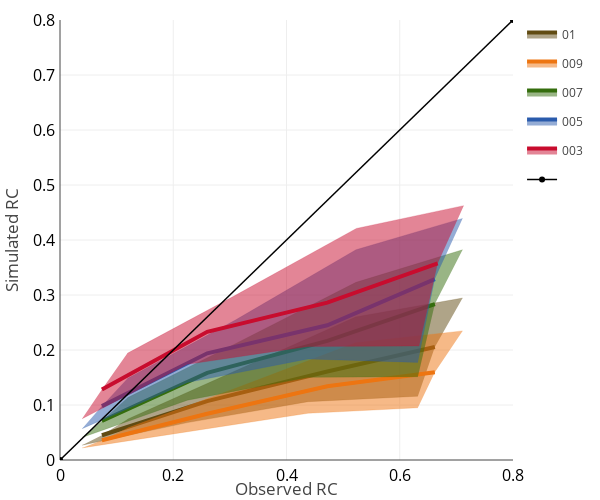

The code cell stored with this chart in its notebook:
### Code cell
div, fig = Dispersion(ObsList, SimList, np.linspace(0,0.8,5), Percent=[25,50,75],
    Color = Color, Texto = Texto, Nombres = Nombres,
    width=600, height=500, rangoX=[0,0.8], rangoY=[0,0.8], 
    xLabel = 'Observed RC', yLabel = 'Simulated RC',
    )

### Figure 1 — Plotly figure (JSON) as saved in the notebook; plotly's stock layout.template omitted (floating-point values rounded to 4 significant figures)
{"data": [{"fill": null, "legendgroup": "01", "line": {"color": "#614B12", "width": 0.2}, "mode": "lines", "name": "01", "showlegend": false, "type": "scatter", "x": [0.039, 0.225, 0.438, 0.632], "y": [0.027, 0.068, 0.106, 0.116]}, {"fill": "tonexty", "legendgroup": "01", "line": {"color": "#614B12", "width": 4}, "mode": "lines", "name": "01", "showlegend": true, "type": "scatter", "x": [0.074, 0.26, 0.472, 0.662], "y": [0.045, 0.107, 0.161, 0.2055]}, {"fill": "tonexty", "legendgroup": "01", "line": {"color": "#614B12", "width": 0.2}, "mode": "lines", "name": "01", "showlegend": false, "type": "scatter", "x": [0.119, 0.309, 0.522, 0.711], "y": [0.074, 0.161, 0.26, 0.2945]}, {"fill": null, "legendgroup": "009", "line": {"color": "#ED7511", "width": 0.2}, "mode": "lines", "name": "009", "showlegend": false, "type": "scatter", "x": [0.039, 0.225, 0.438, 0.632], "y": [0.022, 0.052, 0.085, 0.095]}, {"fill": "tonexty", "legendgroup": "009", "line": {"color": "#ED7511", "width": 4}, "mode": "lines", "name": "009", "showlegend": true, "type": "scatter", "x": [0.074, 0.26, 0.472, 0.662], "y": [0.036, 0.084, 0.134, 0.1595]}, {"fill": "tonexty", "legendgroup": "009", "line": {"color": "#ED7511", "width": 0.2}, "mode": "lines", "name": "009", "showlegend": false, "type": "scatter", "x": [0.119, 0.309, 0.522, 0.711], "y": [0.058, 0.13, 0.213, 0.2348]}, {"fill": null, "legendgroup": "007", "line": {"color": "#346D0D", "width": 0.2}, "mode": "lines", "name": "007", "showlegend": false, "type": "scatter", "x": [0.039, 0.225, 0.438, 0.632], "y": [0.041, 0.1087, 0.1502, 0.1515]}, {"fill": "tonexty", "legendgroup": "007", "line": {"color": "#346D0D", "width": 4}, "mode": "lines", "name": "007", "showlegend": true, "type": "scatter", "x": [0.074, 0.26, 0.472, 0.662], "y": [0.071, 0.1585, 0.2165, 0.2835]}, {"fill": "tonexty", "legendgroup": "007", "line": {"color": "#346D0D", "width": 0.2}, "mode": "lines", "name": "007", "showlegend": false, "type": "scatter", "x": [0.119, 0.309, 0.5228, 0.711], "y": [0.113, 0.211, 0.323, 0.3823]}, {"fill": null, "legendgroup": "005", "line": {"color": "#2A5BAC", "width": 0.2}, "mode": "lines", "name": "005", "showlegend": false, "type": "scatter", "x": [0.039, 0.225, 0.438, 0.632], "y": [0.057, 0.141, 0.1837, 0.1775]}, {"fill": "tonexty", "legendgroup": "005", "line": {"color": "#2A5BAC", "width": 4}, "mode": "lines", "name": "005", "showlegend": true, "type": "scatter", "x": [0.074, 0.26, 0.472, 0.662], "y": [0.098, 0.194, 0.245, 0.329]}, {"fill": "tonexty", "legendgroup": "005", "line": {"color": "#2A5BAC", "width": 0.2}, "mode": "lines", "name": "005", "showlegend": false, "type": "scatter", "x": [0.119, 0.309, 0.5228, 0.711], "y": [0.148, 0.254, 0.3823, 0.4392]}, {"fill": null, "legendgroup": "003", "line": {"color": "#C80C2E", "width": 0.2}, "mode": "lines", "name": "003", "showlegend": false, "type": "scatter", "x": [0.039, 0.225, 0.438, 0.6342], "y": [0.075, 0.174, 0.2065, 0.2075]}, {"fill": "tonexty", "legendgroup": "003", "line": {"color": "#C80C2E", "width": 4}, "mode": "lines", "name": "003", "showlegend": true, "type": "scatter", "x": [0.074, 0.26, 0.472, 0.667], "y": [0.128, 0.233, 0.286, 0.3575]}, {"fill": "tonexty", "legendgroup": "003", "line": {"color": "#C80C2E", "width": 0.2}, "mode": "lines", "name": "003", "showlegend": false, "type": "scatter", "x": [0.119, 0.309, 0.5235, 0.713], "y": [0.194, 0.299, 0.421, 0.4625]}, {"line": {"color": "black", "width": 1.5}, "name": "", "type": "scatter", "x": [0, 0.8], "y": [0, 0.8]}], "layout": {"height": 500, "margin": {"b": 40, "l": 60, "pad": 4, "r": 50, "t": 20}, "width": 600, "xaxis": {"range": [0, 0.8], "tickfont": {"color": "black", "size": 16}, "title": {"font": {"size": 17}, "text": "Observed RC"}, "type": "linear"}, "yaxis": {"range": [0, 0.8], "tickfont": {"color": "black", "size": 16}, "title": {"font": {"size": 17}, "text": "Simulated RC"}, "type": "linear"}}}
